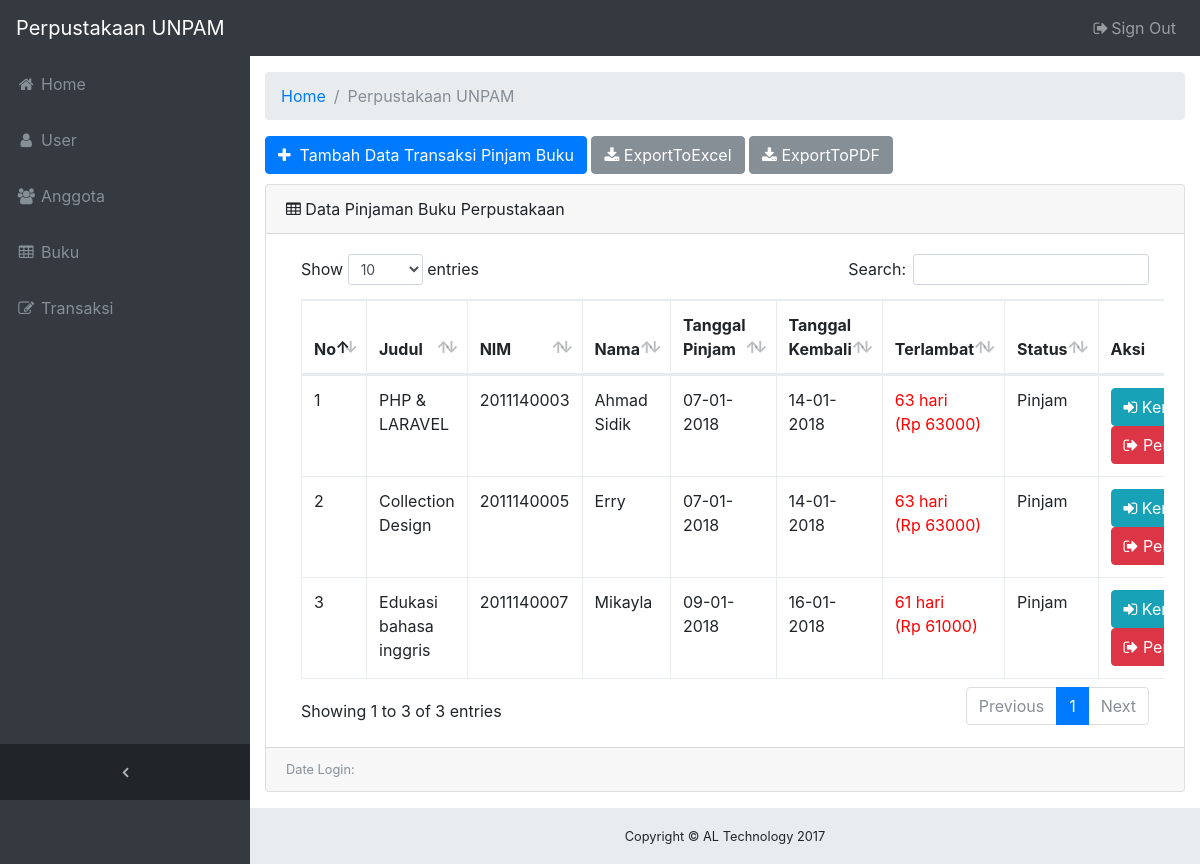
The app's page /master/master_admin.php?page=transaksi with its own data.
### tables this page shows
CREATE TABLE IF NOT EXISTS `ttransaksi` (
  `Id` int(9) NOT NULL AUTO_INCREMENT,
  `idBuku` int(11) NOT NULL,
  `NIM` int(11) NOT NULL,
  `TanggalPinjam` varchar(30) NOT NULL,
  `TanggalKembali` varchar(30) NOT NULL,
  `Status` varchar(100) NOT NULL,
  PRIMARY KEY (`Id`)
);

CREATE TABLE IF NOT EXISTS `tbuku` (
  `Id` int(9) NOT NULL AUTO_INCREMENT,
  `Judul` varchar(200) NOT NULL,
  `Pengarang` varchar(100) NOT NULL,
  `Penerbit` varchar(150) NOT NULL,
  `TahunTerbit` varchar(4) NOT NULL,
  `Isbn` varchar(25) NOT NULL,
  `JumlahBuku` int(3) NOT NULL,
  `Lokasi` enum('Computer','Bisnis','Management','Masak') NOT NULL,
  `TanggalInput` date NOT NULL,
  `CreatedDate` datetime NOT NULL,
  `CreatedUser` int(11) NOT NULL,
  `LastUpdateDate` datetime NOT NULL,
  `LastUpdateUser` int(11) NOT NULL,
  PRIMARY KEY (`Id`)
);

CREATE TABLE IF NOT EXISTS `tanggota` (
  `NIM` int(11) NOT NULL AUTO_INCREMENT,
  `Nama` varchar(250) NOT NULL,
  `TempatLahir` varchar(100) NOT NULL,
  `TanggalLahir` date NOT NULL,
  `JK` enum('Laki-laki','Perempuan') NOT NULL,
  `Prodi` enum('Teknik Informatika','Sistem Informasi','Teknik Mesin','Management','Sastra Inggris','Sastra Indonesia','Akutansi') NOT NULL,
  `CreatedDate` datetime NOT NULL,
  `CreatedUser` int(11) NOT NULL,
  `LastUpdateDate` datetime NOT NULL,
  `LastUpdateUser` int(11) NOT NULL,
  PRIMARY KEY (`NIM`)
);

### fungsi/function.php (called while the page is built)
<?php
	if (!function_exists('terlambat')) {
		function terlambat($tgl_dateline, $tgl_kembali) {
			$tgl_dateline_pecah = explode("-", $tgl_dateline);
			$tgl_dateline_pecah = $tgl_dateline_pecah[2]."-".$tgl_dateline_pecah[1]."-".$tgl_dateline_pecah[0];
			$tgl_kembali_pecah = explode("-", $tgl_kembali);
			$tgl_kembali_pecah = $tgl_kembali_pecah[2]."-".$tgl_kembali_pecah[1]."-".$tgl_kembali_pecah[0];
			$selisih = strtotime($tgl_kembali_pecah)- strtotime($tgl_dateline_pecah);
			$selisih = $selisih/86400;
			if ($selisih>=1) {
				$hari_tgl = floor($selisih);
			}
			else {
				$hari_tgl = 0;
			}
			return $hari_tgl;
		}
	}
?>

### page/transaksi/transaksi.php (the view, shortened to what this page needs)
<?php
switch(@$_GET['act']) {
  default:
?>
        <a href="?page=transaksi&act=tambahtransaksi" class="btn btn-primary btn-xs" style="margin-bottom: 10px;"><li class="fa fa-plus"></li>&nbsp; Tambah Data Transaksi Pinjam Buku</a> <a href ="page/laporan/laporan_transaksi_excel.php" target="blank" class="btn btn-secondary btn-xs" style="margin-bottom: 10px;"><li class="fa fa-download"></li> ExportToExcel</a> <a href ="page/laporan/laporan_transaksi_pdf.php" target="blank" class="btn btn-secondary btn-xs" style="margin-bottom: 10px;"><li class="fa fa-download"></li> ExportToPDF</a>
      <div class="card mb-3">
        <div class="card-header">
          <i class="fa fa-table"></i> Data Pinjaman Buku Perpustakaan</div>
        <div class="card-body">
          <div class="table-responsive">
            <table class="table table-bordered" id="dataTable" width="100%" cellspacing="0">
              <thead>
                <tr>
                  <th>No</th>
                  <th>Judul</th>
                  <th>NIM</th>
                  <th>Nama</th>
                  <th>Tanggal Pinjam</th>
                  <th>Tanggal Kembali</th>
                  <th>Terlambat</th>
                  <th>Status</th>
                  <th>Aksi</th>
                </tr>
              </thead>
              <tbody>
                <?php
                  $no = 1;
                  $sql = mysqli_query($link, "SELECT tbuku.Judul as Judul, tanggota.NIM as NIM, tanggota.Nama as Nama, ttransaksi.TanggalPinjam as TanggalPinjam, ttransaksi.TanggalKembali as TanggalKembali, ttransaksi.Status as Status, ttransaksi.Id as Id  FROM ttransaksi,tbuku,tanggota WHERE ttransaksi.idBuku=tbuku.Id and ttransaksi.NIM=tanggota.NIM");
                  while ($data = mysqli_fetch_array($sql)) {
                ?>
                <tr>
                  <td><?php echo $no++; ?></td>
                  <td><?php echo $data['Judul']; ?></td>
                  <td><?php echo $data['NIM']; ?></td>
                  <td><?php echo $data['Nama']; ?></td>
                  <td><?php echo $data['TanggalPinjam']; ?></td>
                  <td><?php echo $data['TanggalKembali']; ?></td>
                  <td>
                    <?php
                      $denda = 1000;
                      $tgl_dateline = $data['TanggalKembali'];
                      $tgl_kembali  = date('Y-m-d');
                      $lambat = terlambat($tgl_dateline, $tgl_kembali);
                      $denda1 = $lambat*$denda;
                      if ($lambat>0) {
                        echo "<font color='red'>$lambat hari<br>(Rp $denda1)</font> ";
                      }
                      else {
                        echo $lambat." "."Hari";
                      }
                    ?>
                  </td>
                  <td><?php echo $data['Status']; ?></td>
                  <td><a href="page/transaksi/aksi_transaksi.php?page=transaksi&act=kembali&Id=<?php echo $data['Id']; ?>&Judul=<?php echo $data['Judul']; ?>" class="btn btn-info btn-xs"><li class="fa fa-sign-in" title="Kembali"></li> Kembali</a>
                      <a href="page/transaksi/aksi_transaksi.php?page=transaksi&act=perpanjang&Id=<?php echo $data['Id']; ?>&Judul=<?php echo $data['Judul']; ?>&lambat=<?php echo $lambat ?>&TanggalKembali=<?php echo $data['TanggalKembali'] ?>" onclick="return confirm('Anda yakin ingin perpanjang pinjaman buku <?php echo $data['Nama']; ?>?');" class="btn btn-danger btn-xs"><li class="fa fa-sign-out" title="Perpanjang"></li> Perpanjang</a>
                  </td>
                </tr>
                <?php } ?>
              </tbody>
            </table>
          </div>
        </div>
        <?php
          $data = mysqli_fetch_array(mysqli_query($link, "SELECT * FROM tuser WHERE IdUser = '$_SESSION[IdUser]'"));
        ?>
         <div class="card-footer small text-muted"> Date Login: <?php echo $data['LastLogin']; ?> </div>
      </div>
<?php
  break;
?>
<?php
}
?>

### css/sb-admin.css (style rules this page uses)
html { position: relative; min-height: 100%; }
body { overflow-x: hidden; }
body.sticky-footer { margin-bottom: 56px; }
body.fixed-nav { padding-top: 56px; }

### records on screen
ttransaksi: tbuku.Judul "PHP & LARAVEL", tanggota.NIM "2011140003", tanggota.Nama "Ahmad Sidik", TanggalPinjam "07-01-2018", TanggalKembali "14-01-2018", TanggalKembali "63", TanggalKembali "63000", Status "Pinjam"
ttransaksi: tbuku.Judul "Collection Design", tanggota.NIM "2011140005", tanggota.Nama "Erry", TanggalPinjam "07-01-2018", TanggalKembali "14-01-2018", TanggalKembali "63", TanggalKembali "63000", Status "Pinjam"
ttransaksi: tbuku.Judul "Edukasi bahasa inggris", tanggota.NIM "2011140007", tanggota.Nama "Mikayla", TanggalPinjam "09-01-2018", TanggalKembali "16-01-2018", TanggalKembali "61", TanggalKembali "61000", Status "Pinjam"
